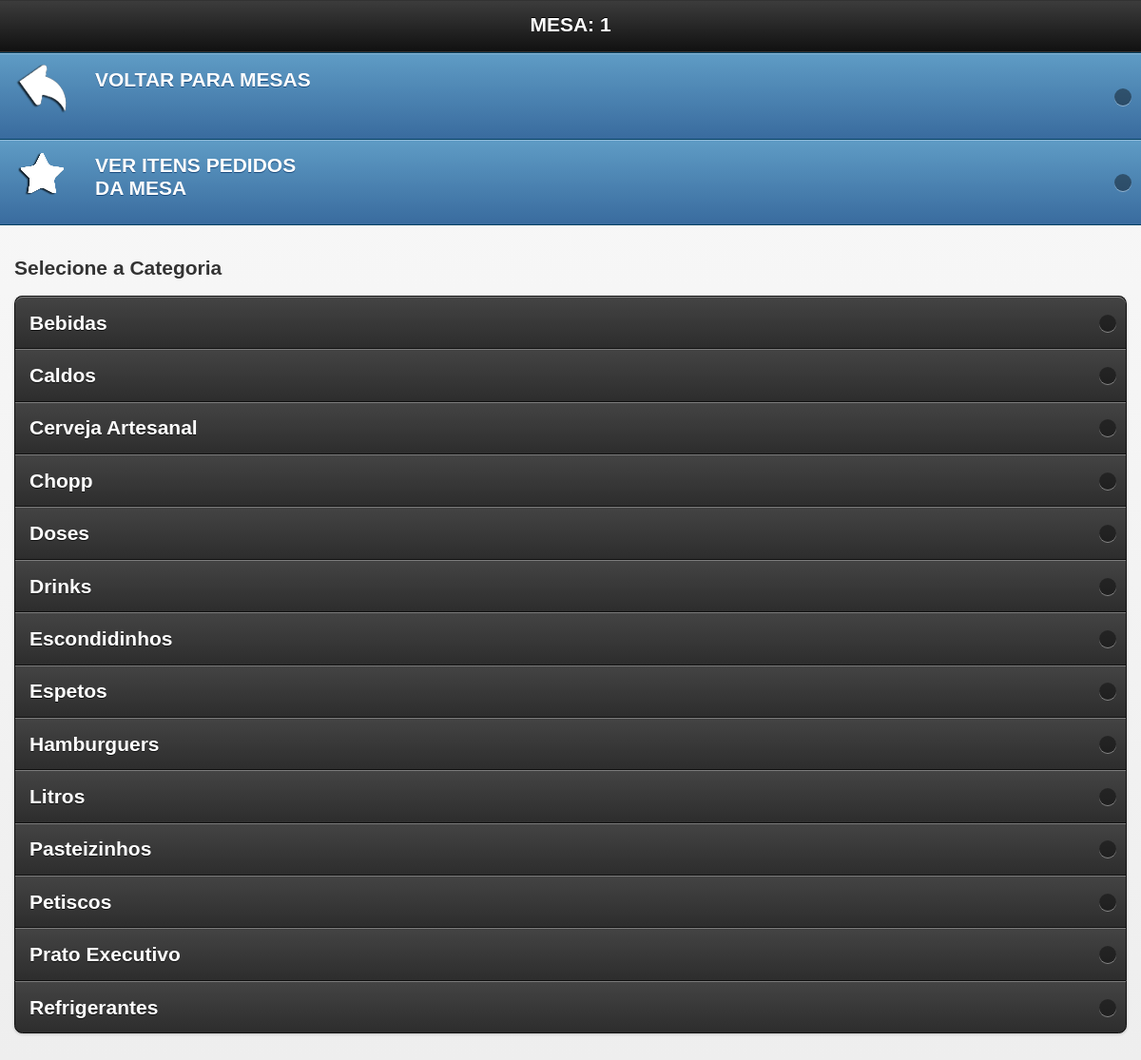
Before: /mobile/inicio.php?id_mesa=1&idGarcon=7 (signed in) with the older database file.
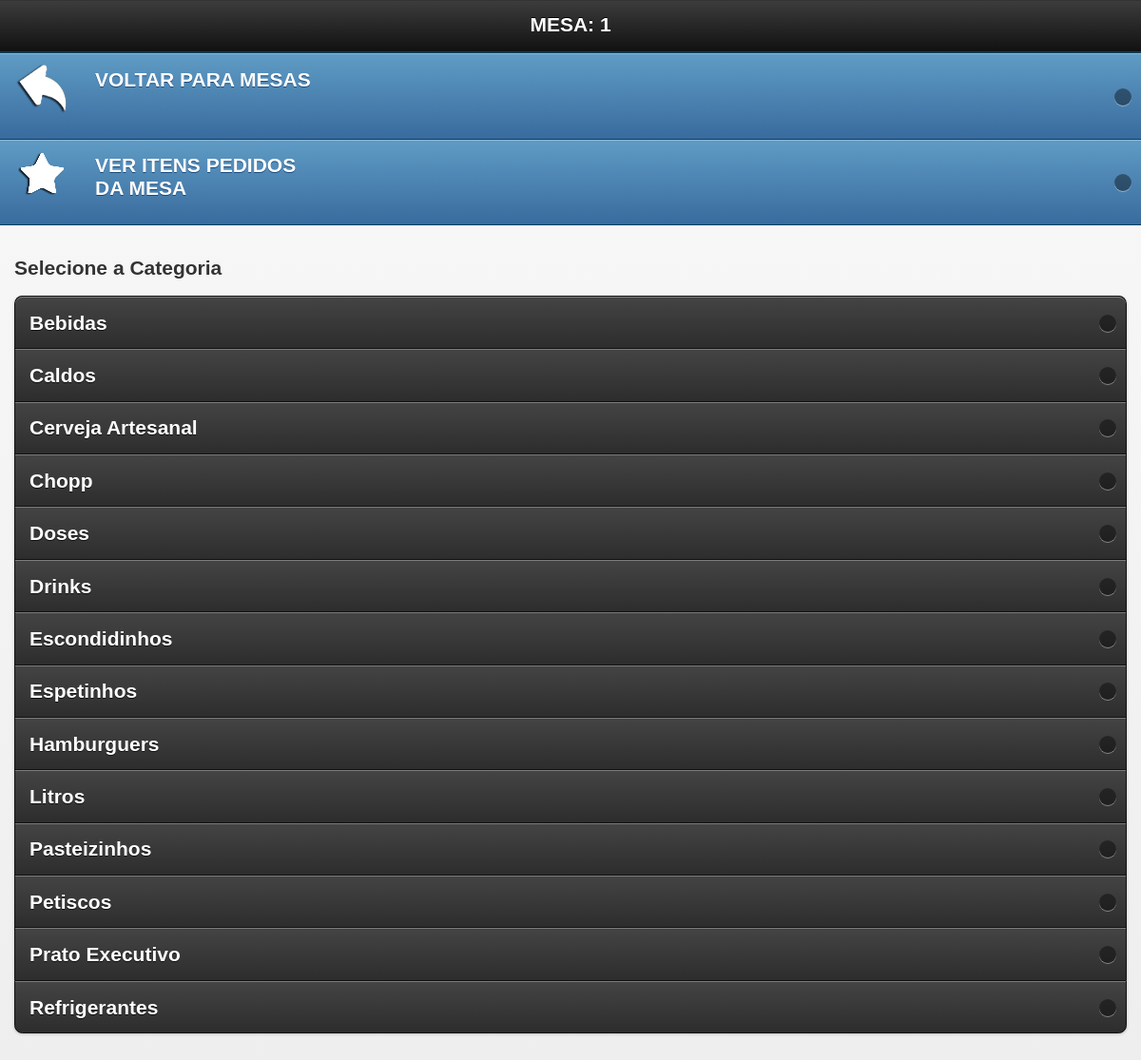
After: the same page with the newer database file.
### tables this page shows
CREATE TABLE `categoria` (
  `id_categoria` int(10) NOT NULL AUTO_INCREMENT,
  `nome` varchar(200) NOT NULL,
  PRIMARY KEY (`id_categoria`)
);

### mobile/inicio.php (the view, shortened to what this page needs)
<?php include "../config/conexao.php";
$login = $_SESSION['garcon_session'];
$g = mysql_query("SELECT * FROM garcon WHERE login='$login'");
$mostra = mysql_fetch_array($g);
	$idmesa = $_GET['id_mesa'];
?>
<!doctype html>
<html class="no-js ui-mobile-rendering" lang="pt">
<head>
      <link rel="stylesheet" href="css/jquery.mobile-1.3.1.min.css" />
      <link rel="stylesheet" href="../css/css.css"/>
</head>
<body>
<div id="categories" data-role="page" data-title="Categories">
      <div data-role="header">
            <h1>MESA: <?php echo $idmesa ?> </h1>
      </div>
  		<?php
		$idmesa = $_GET['id_mesa'];
		$idGarcon = $_GET['idGarcon'];
			if($idGarcon == ""){
			?>
<a href="javascript:confirmar('?abre=abrir&id_mesa=<?php echo $idmesa ?>&idGarcon=<?php echo $mostra['idGarcon']; ?>')"><div id="abreMesa">ABRIR MESA</div></a>
			<?php
            }else{
			?>
          <ul data-role="listview" data-theme="b">
            <li><a href="mesas.php">VOLTAR PARA MESAS<img src="1.png"/></a></li>
            <li><a href="vermesa.php?id_mesa=<?php echo $idmesa?>">VER ITENS PEDIDOS <br>DA MESA<img src="2.png"/></a></li>
            </ul>
      <div data-role="content">
            <h2>Selecione a Categoria</h2>
            <ul data-role="listview" data-inset="true" data-theme="a">
  <?php
        $sql = mysql_query("SELECT * FROM categoria ORDER BY nome ASC") or die(mysql_error);
        while($l = mysql_fetch_array($sql)){
    ?>
   <li><a href="produto.php?id_categoria=<?php echo $l['id_categoria']; ?>&id_mesa=<?php echo $idmesa ?>&idGarcon=<?php echo $mostra['idGarcon']; ?>" class="animals"><?php echo $l['nome'] ?></a></li>
                  <?php } }?>
            </ul><b style="color: #2ac8e5">
      </div>
</div>
</body>
</html>

### css/css.css (style rules this page uses)
body { margin-left: 0px;margin-top: 0px;margin-right: 0px;margin-bottom: 0px; background-color:#FFF; font-family:Verdana, Geneva, sans-serif; font-size:14px; }
h1 { font-size:18px; margin-top:0; }

Changed rows visible on the page:
changed categoria: nome "Espetos" → "Espetinhos"
